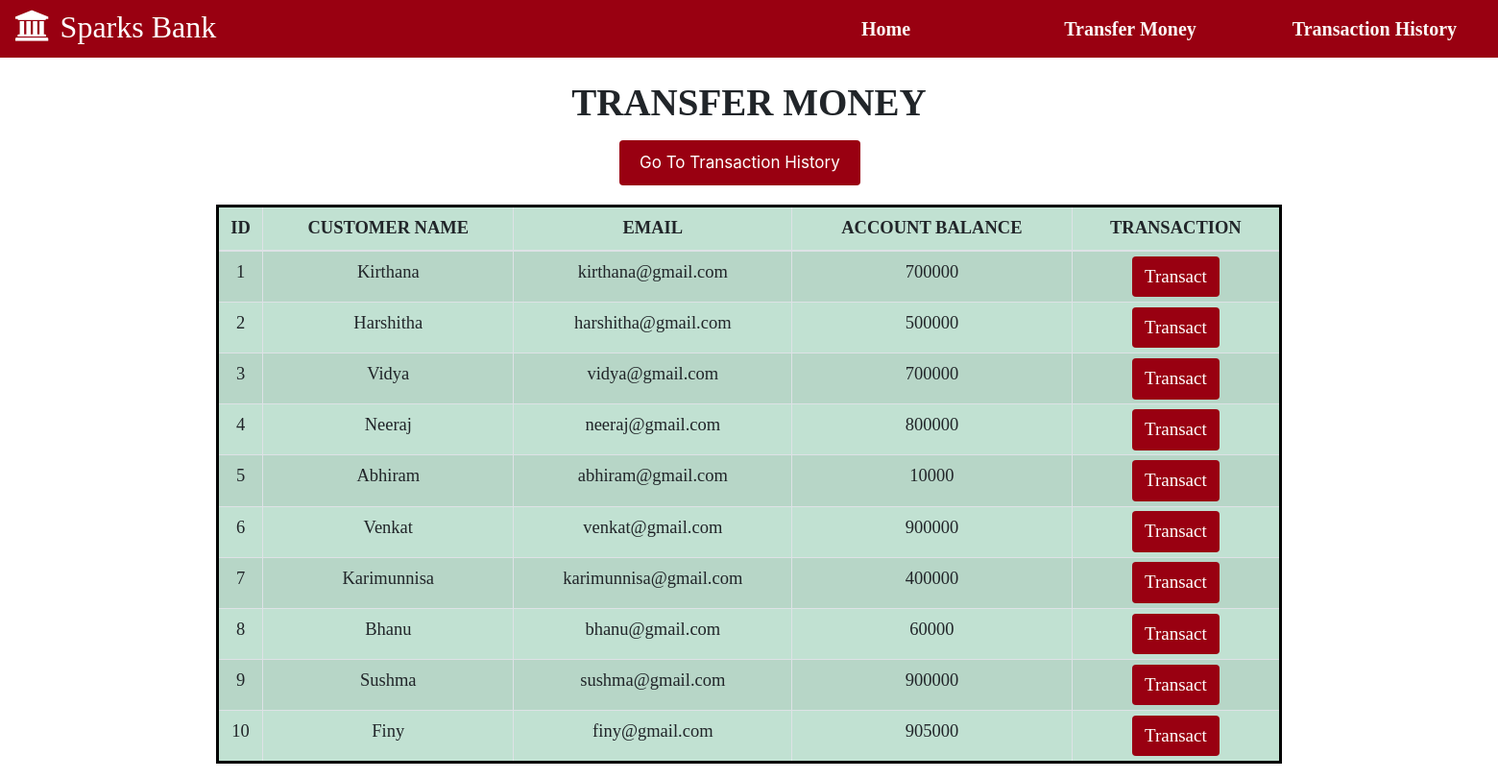
The app's page /transfermoney.php with its own data.
### tables this page shows
CREATE TABLE `users` (
  `id` int(3) NOT NULL,
  `name` text NOT NULL,
  `email` varchar(30) NOT NULL,
  `balance` int(8) NOT NULL
);

### transfermoney.php (the view, shortened to what this page needs)
<!DOCTYPE html>
<html lang="en">
<head>
    <link rel="stylesheet" href="https://maxcdn.bootstrapcdn.com/bootstrap/4.0.0/css/bootstrap.min.css">
    <link rel="stylesheet" type="text/css" href="css/navbar.css">
</head>
<body>
<?php
    include 'config.php';
    $sql = "SELECT * FROM users";
    $result = mysqli_query($conn,$sql);
?>
<?php
  include 'navbar.php';
?>
<div class="container">
        <h2 class="text-center pt-4" style="font-family: serif;font-size:39px;"><b>TRANSFER MONEY</b></h2>
        <button onclick="location.href='transactionhistory.php'" type="button" class="btn" id="button1">Go To Transaction History</button>
        <br>
            <div class="row">
                <div class="col">
                    <div class="table-responsive-sm">
                    <table class="table table-hover table-sm table-striped table-condensed table-bordered" style="font-family:serif;font-size:18.5px;">
                        <thead>
                            <tr>
                            <th class="text-center py-2">ID</th>
                            <th class="text-center py-2">CUSTOMER NAME</th>
                            <th class="text-center py-2">EMAIL</th>
                            <th class="text-center py-2">ACCOUNT BALANCE</th>
                            <th class="text-center py-2">TRANSACTION</th>
                            </tr>
                        </thead>
                        <tbody>
                <?php
                    while($rows=mysqli_fetch_assoc($result)){
                ?>
                    <tr>
                        <td class="py-2"><?php echo $rows['id'] ?></td>
                        <td class="py-2"><?php echo $rows['name']?></td>
                        <td class="py-2"><?php echo $rows['email']?></td>
                        <td class="py-2"><?php echo $rows['balance']?></td>
                        <td><a href="selecteduserdetail.php?id= <?php echo $rows['id'] ;?>"> <button type="button" class="btn" style="font-size:19px;">Transact</button></a></td>
                    </tr>
                <?php
                    }
                ?>
                        </tbody>
                    </table>
                    </div>
                </div>
            </div>
         </div>
</body>
</html>

### navbar.php
<link rel="stylesheet" href="https://cdnjs.cloudflare.com/ajax/libs/font-awesome/4.7.0/css/font-awesome.min.css">
<link rel="stylesheet" href="navbar.css">
<div class="navbar">
       <i class="fa fa-university icon fa-2x" style="height:43px;color:white;"></i>
       <h2 style="color:white;padding-left:10px;font-family: serif;">Sparks Bank</h2>
    <ul class="cul ml-auto">
        <li class="cli">
            <a class="text" href="index.php">Home</a>
        </li>
        <li>
            <a class="text" href="transfermoney.php">Transfer Money</a>
        </li>
        <li>
            <a class="text" href="transactionhistory.php">Transaction History</a>
        </li>
    </ul>
  </div>

### navbar.css (style rules this page uses)
ul { position: relative; top:40px; list-style-type: none; }
ul li a { text-decoration: none; color:#FCF6F5FF; display: block; font-weight: bold; font-family: serif; font-size: 20px; }
ul li { width: 250px; text-align: center; display: inline-block; }
.navbar { height: 60px; width:1599.99px; position:relative; overflow: hidden; top:0px; z-index: 10; background-color:#990011FF; }
.text { position: relative; margin-right: 15px; top:-35px; padding-top: 2px; right: 20px; }

### transfermoney.php (style rules this page uses)
button { background-color:#990011FF; color:white; }
.table { background-color:#C1E1D2; border: 3px solid black; text-align: center; }
#button1 { padding:10px; margin-left:420px; margin-top:7px; margin-bottom:20px; padding-right:20px; padding-left:20px; font-size:17px; background-color:#990011FF; color:white; }

### records on screen
users: id "1", name "Kirthana", email "kirthana@gmail.com", balance "700000"
users: id "2", name "Harshitha", email "harshitha@gmail.com", balance "500000"
users: id "3", name "Vidya", email "vidya@gmail.com", balance "700000"
users: id "4", name "Neeraj", email "neeraj@gmail.com", balance "800000"
users: id "5", name "Abhiram", email "abhiram@gmail.com", balance "10000"
users: id "6", name "Venkat", email "venkat@gmail.com", balance "900000"
users: id "7", name "Karimunnisa", email "karimunnisa@gmail.com", balance "400000"
users: id "8", name "Bhanu", email "bhanu@gmail.com", balance "60000"
users: id "9", name "Sushma", email "sushma@gmail.com", balance "900000"
users: id "10", name "Finy", email "finy@gmail.com", balance "905000"
